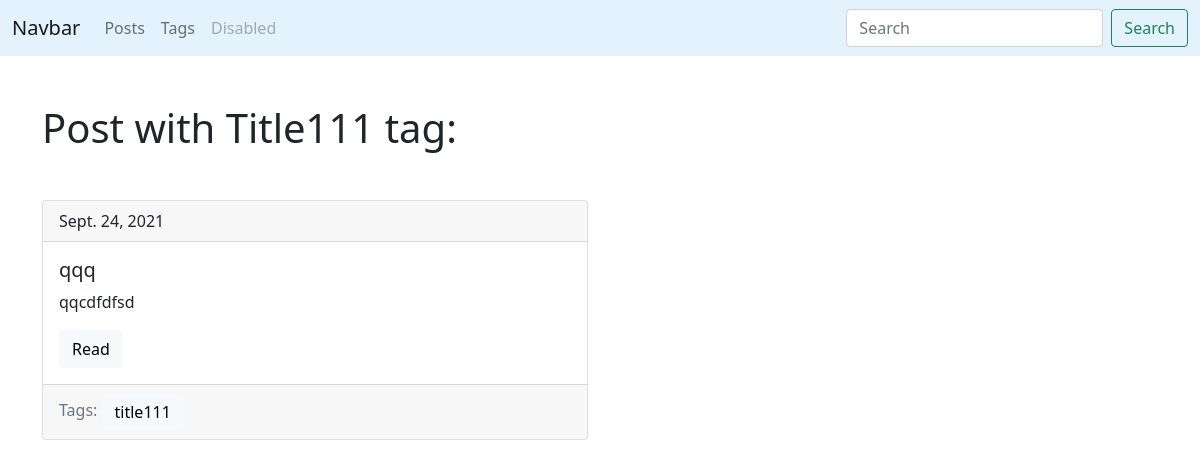
/blog/tag/title111/, run on the app's committed database.
### blog/models.py (models this page shows, shortened)
class Tag(models.Model):
    title = models.CharField(max_length=150)
    slug = models.SlugField(max_length=150,unique=True)
    def get_absolute_url(self):
        return reverse('tag_detail_url',kwargs={'slug':self.slug})

class Post(models.Model):
    title = models.CharField(max_length=150,db_index=True)
    slug = models.SlugField(max_length=150, blank=True,unique=True)
    body = models.TextField(blank=True,db_index=True)
    tags = models.ManyToManyField('Tag',blank=True,related_name='posts')
    date_pub = models.DateField(auto_now_add=True)
    def get_absolute_url(self):
        return reverse('post_detail_url', kwargs={'slug': self.slug})

### blog/views.py (the view)
# urls.py: path('tag/<str:slug>/', TagDetail.as_view(),     name='tag_detail_url'),
class TagDetail(ObjectDetailMixin,View):
    model = Tag
    template = 'blog/tag_detail.html'

### blog/utils.py (called while the page is built)
    def get(self,request,slug):
        obj = get_object_or_404(self.model,slug__iexact=slug)
        return render(request,
                      self.template,
                      context={self.model.__name__.lower(): obj}
                      )

### blog/templates/blog/tag_detail.html (shortened to what this page needs)
{% extends 'blog/base_blog.html' %}
{% block content %}
    <h1 class="mb-5"> Post with {{ tag.title|title }} tag:</h1>
    {% for post in tag.posts.all %}
        {% include 'blog/includes/post_card_template.html' %}
    {%endfor%}
{% endblock %}

### blog/templates/blog/includes/post_card_template.html
<div class="card mb-4">
    <div class="card-header">
        {{post.date_pub}}
    </div>
    <div class="card-body">
        <h5 class="card-title">{{post.title}}</h5>
        <p class="card-text">{{post.body|truncatewords:15}}</p>
        <a href="{{ post.get_absolute_url }}" class="btn btn-light">Read</a>
    </div>
    <div class="card-footer text-muted">
        Tags:
        {% for tag in post.tags.all%}
            <a href="{{ tag.get_absolute_url }}" class="btn btn-light">{{ tag.title }}</a>
        {%endfor%}
    </div>
</div>

### data on the page
Tag: title "Title111", title "title111"
Post: date_pub "Sept. 24, 2021", title "qqq", body "qqcdfdfsd"
